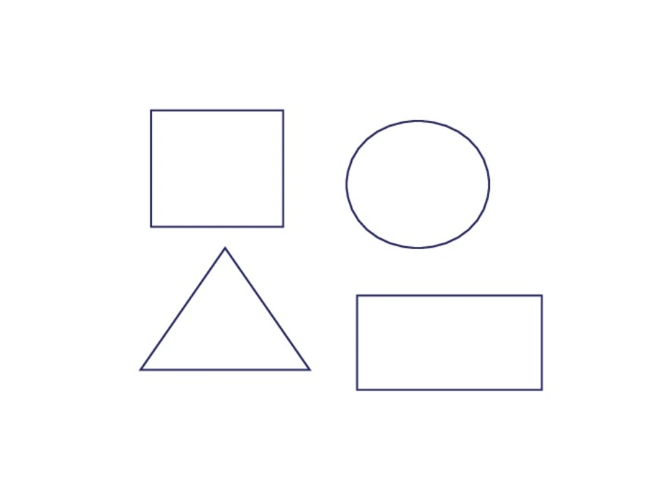
//> input picture 04.03/image.png, 668 x 499 px
$ ./main   (built with g++ and OpenCV 4)
//> lines starting //> are read from the running program, lines starting //| are printed output that depends on the picture; after the words box and inside, x2 and y2 are one past the last pixel; in counts of white or black regions, pixels touching at a corner belong together
#include <opencv2/opencv.hpp>
#include <iostream>


// Классификация фигуры
std::string classifyShape(std::vector<cv::Point> contour) {
	double epsilon = 0.01 * cv::arcLength(contour, true);

	std::vector<cv::Point> approx;
	cv::approxPolyDP(contour, approx, epsilon, true);

	if (approx.size() == 3) return "Triangle";

	if (approx.size() == 4) {
		cv::Rect rect = cv::boundingRect(approx);
		double aspectRatio = static_cast<double>(rect.width) / rect.height;

		if (aspectRatio >= 0.9 && aspectRatio <= 1.1) return "Square";
		return "Rectangle";
	}

	if (approx.size() < 7) return "Polygon";
	return "Circle";
}


int main() {
  cv::Mat image = cv::imread("image.png");
//> image is the input picture: 499 rows x 668 cols, CV_8UC3; mean B, G, R 252.9, 252.4, 252.4

  if (image.empty()) {
    std::cout << "Ошибка: не удалось загрузить изображение. Проверьте путь к файлу." << std::endl;
    return -1;
  }

	cv::Mat hsv;
	cv::cvtColor(image, hsv, cv::COLOR_BGR2HSV);
//> hsv: 499 rows x 668 cols, CV_8UC3; mean H, S, V 5.9, 1.2, 253

	cv::Mat gray;
	cv::cvtColor(image, gray, cv::COLOR_BGR2GRAY);

	cv::Mat edges;
	cv::Canny(gray, edges, 50, 150);
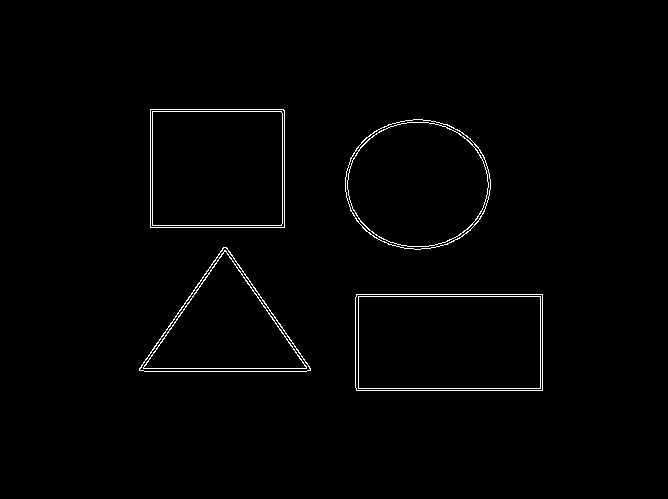
//> edges: 499 rows x 668 cols, CV_8UC1; 1.2% white in thin lines or dots, all inside (x1, y1, x2, y2) = (139, 109, 543, 391)

	std::vector<std::vector<cv::Point>> contours;
	std::vector<cv::Vec4i> hierarchy;
	cv::findContours(edges, contours, hierarchy, cv::RETR_EXTERNAL, cv::CHAIN_APPROX_SIMPLE);
//> contours = 4 contours; box (x1, y1, x2, y2) and area: (355, 294, 543, 391) 17947, (150, 109, 285, 228) 15812, (345, 119, 491, 250) 14815, (139, 247, 311, 372) 11019

	for (size_t i = 0; i < contours.size(); i++) {
		std::string shape = classifyShape(contours[i]);
		cv::drawContours(image, contours, static_cast<int>(i), cv::Scalar(0, 255, 0), 2);
		cv::Moments m = cv::moments(contours[i]);

		if (m.m00 == 0) continue;

		int cx = static_cast<int>(m.m10 / m.m00);
		int cy = static_cast<int>(m.m01 / m.m00);

		cv::putText(image, shape, cv::Point(cx, cy), cv::FONT_HERSHEY_SIMPLEX, 0.6, cv::Scalar(0, 0, 0), 2);
	}
//> this loop made 4 passes
//> (epsilon in classifyShape, rect in classifyShape, aspectRatio in classifyShape, shape, cx, cy) on passes 1, 4: (5.65, Rect(356, 294, 187, 97), 1.93, "Rectangle", 448, 342), (5.03, Rect(150, 109, 135, 119), 1.13, "Rectangle", 216, 168)
//> (epsilon in classifyShape, approx in classifyShape, shape, cx, cy) on pass 2: (4.9, 3 Points (x, y): [139, 368], [310, 370], [226, 247], "Triangle", 224, 328)
//> pass 1, `cv::putText(image, shape, cv::Point(cx, cy), cv::FONT_HERSHEY_SIMPLEX,..`:
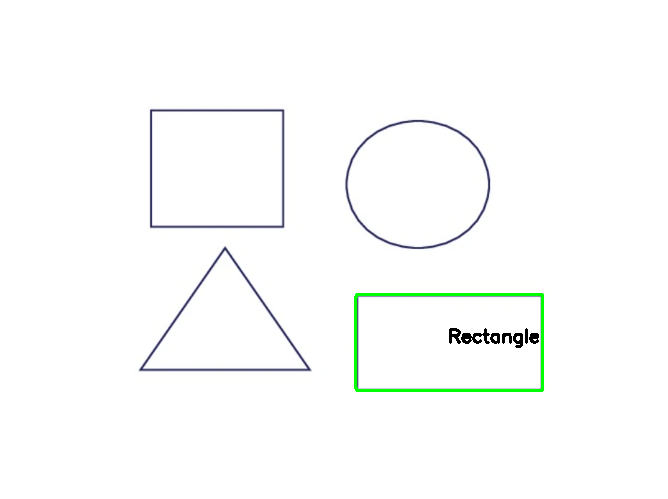
//> image: 499 rows x 668 cols, CV_8UC3; 0.72% of pixels changed, all inside (x1, y1, x2, y2) = (354, 293, 544, 392)
//> pass 2, `cv::putText(image, shape, cv::Point(cx, cy), cv::FONT_HERSHEY_SIMPLEX,..`:
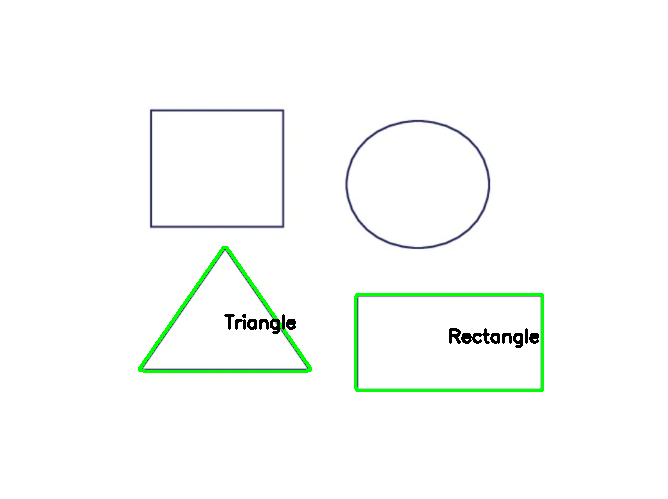
//> image: 499 rows x 668 cols, CV_8UC3; 0.63% of pixels changed, all inside (x1, y1, x2, y2) = (138, 246, 312, 373)
//> pass 3, `cv::putText(image, shape, cv::Point(cx, cy), cv::FONT_HERSHEY_SIMPLEX,..`:
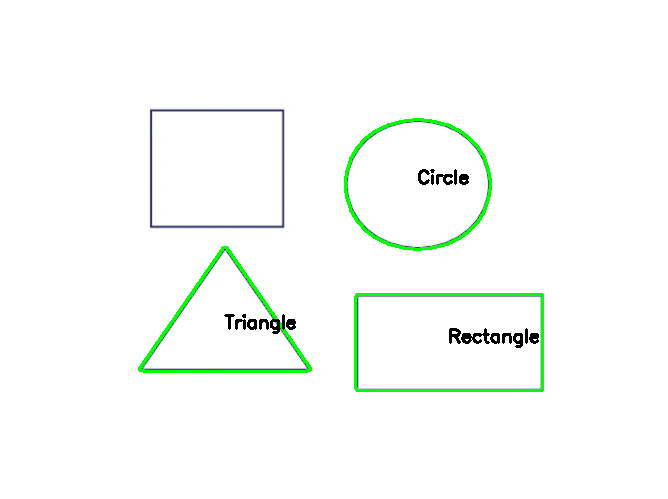
//> image: 499 rows x 668 cols, CV_8UC3; 0.56% of pixels changed, all inside (x1, y1, x2, y2) = (344, 118, 492, 251)
//> after the loop:
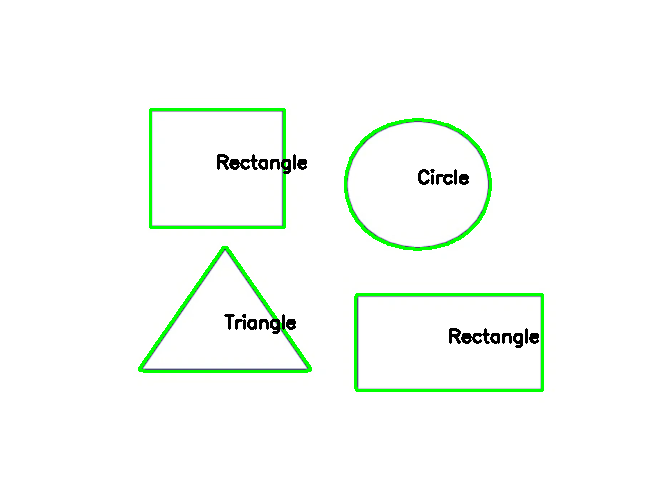
//> image: 499 rows x 668 cols, CV_8UC3; 0.66% of pixels changed, all inside (x1, y1, x2, y2) = (149, 108, 307, 229)

	cv::imshow("Shapes", image);
  cv::waitKey(0);

  return 0;
}
